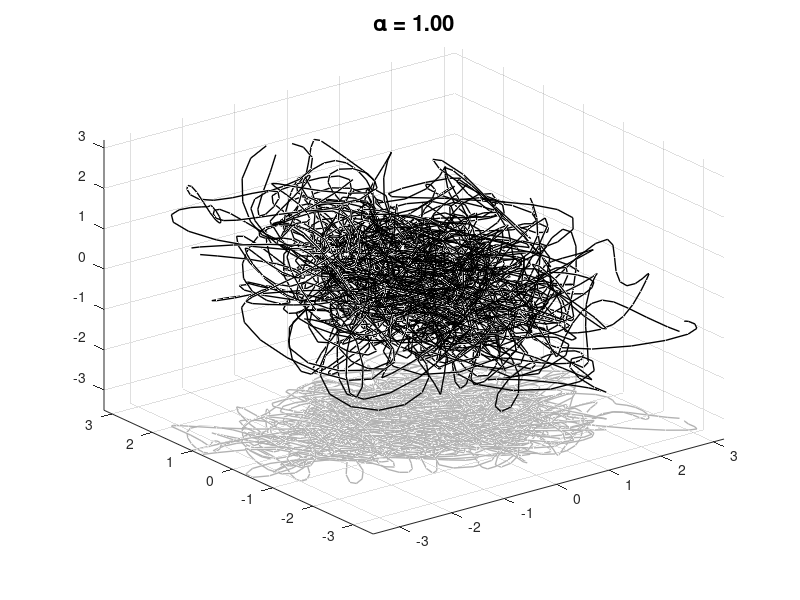

Reproduce this figure in MATLAB. (Note: this script raises an error after producing the figure.)
np = 2^12;
theta = linspace(0,2*pi,np);
nD = 1000; % number of dimensions

% a random projection w
rng(3);
w = randn(3,nD);

alp = [5.0:-.02:1.0];
na = length(alp);
F(na) = struct('cdata',[],'colormap',[]);

for k = 1:na
	px = zeros(nD,np);
	% sines and cosines with decay alp(k)
	theta = linspace(0,2*pi,np);
	x = zeros(nD,np);
	nn = zeros(nD,1);
	for n = 1:nD/2
		x((n-1)*2+1,:) = cos(theta*n);
		x((n)*2,:) = sin(theta*n);
		nn((n-1)*2+1) = n;
		nn((n)*2) = n;
	end
	px = x .* nn(:).^(-alp(k)/2);
	
	wproj = w * (px ./ sum(px.^2,1).^.5);
	clf;
	plot3(wproj(1,:),wproj(2,:),zeros(1,np)-3.5,'color',.7*[1 1 1],'linewidth',1);
	grid on;
	hold all;
	plot3(wproj(1,:),wproj(2,:),wproj(3,:),'k','linewidth',1);
	
	axis([-3.5 3.2 -3.5 3.2 -3.5 3.2]);
	title(sprintf('\\alpha = %1.2f',alp(k)),'fontsize',16)
	drawnow;
	F(k)=getframe(gcf);
	%pause(.1)
	
end

%%
v = VideoWriter('fractal.avi');
v.FrameRate = 15;
open(v);
for k = 1:na
	v.writeVideo(F(k).cdata);
end
close(v);
